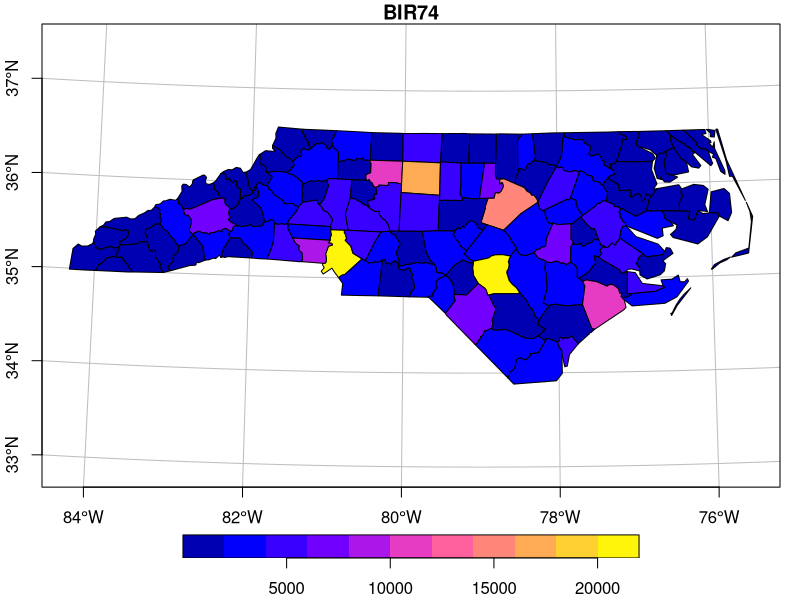

This chart was generated by the following R code:
## ---- chunk 1
#| echo: false
#| label: fig-first-map
library(tidyverse)
library(sf)
system.file("gpkg/nc.gpkg", package="sf") |>
    read_sf() -> nc
nc.32119 <- st_transform(nc, 'EPSG:32119')
nc.32119 |>
    select(BIR74) |>
    plot(graticule = TRUE, axes = TRUE)
